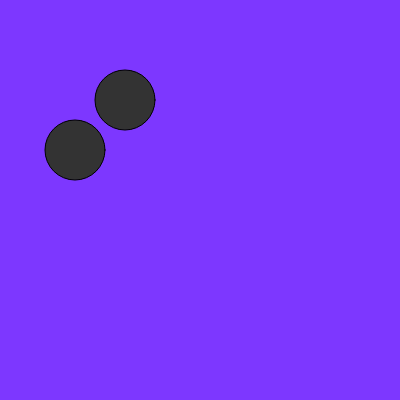
Frame 1 (no input)
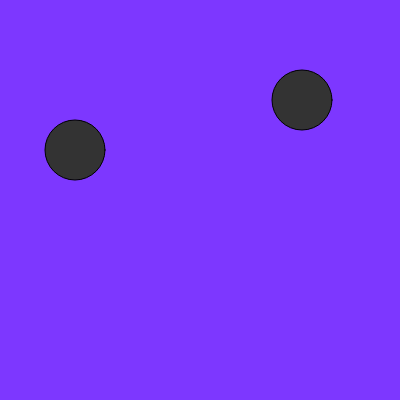
Frame 60 (no input)
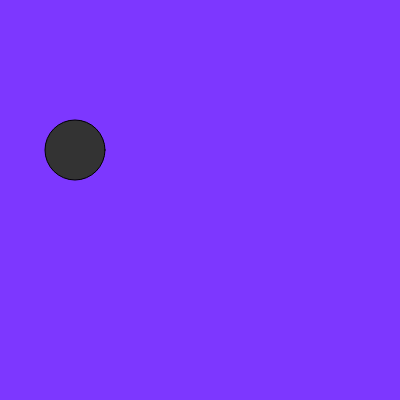
Frame 120 (the mouse pressed at the canvas centre since frame 60)

The p5.js sketch that drew these frames (run headless with seeded random() and noise() and a simulated clock; from frame 60 on, the mouse is pressed at the canvas centre):

// p5.js sketch
// ── sketch.js
function setup() {
  createCanvas (400,400);
}
 
 var Y = 75;
 var speed = 3;
 
 
function draw() {
  background(125,55,255);
  fill(51);
  ellipse(75,150,60,60);
  ellipse(Y +50, 150-50,60,60);
    Y = Y + speed;
}
 
 
